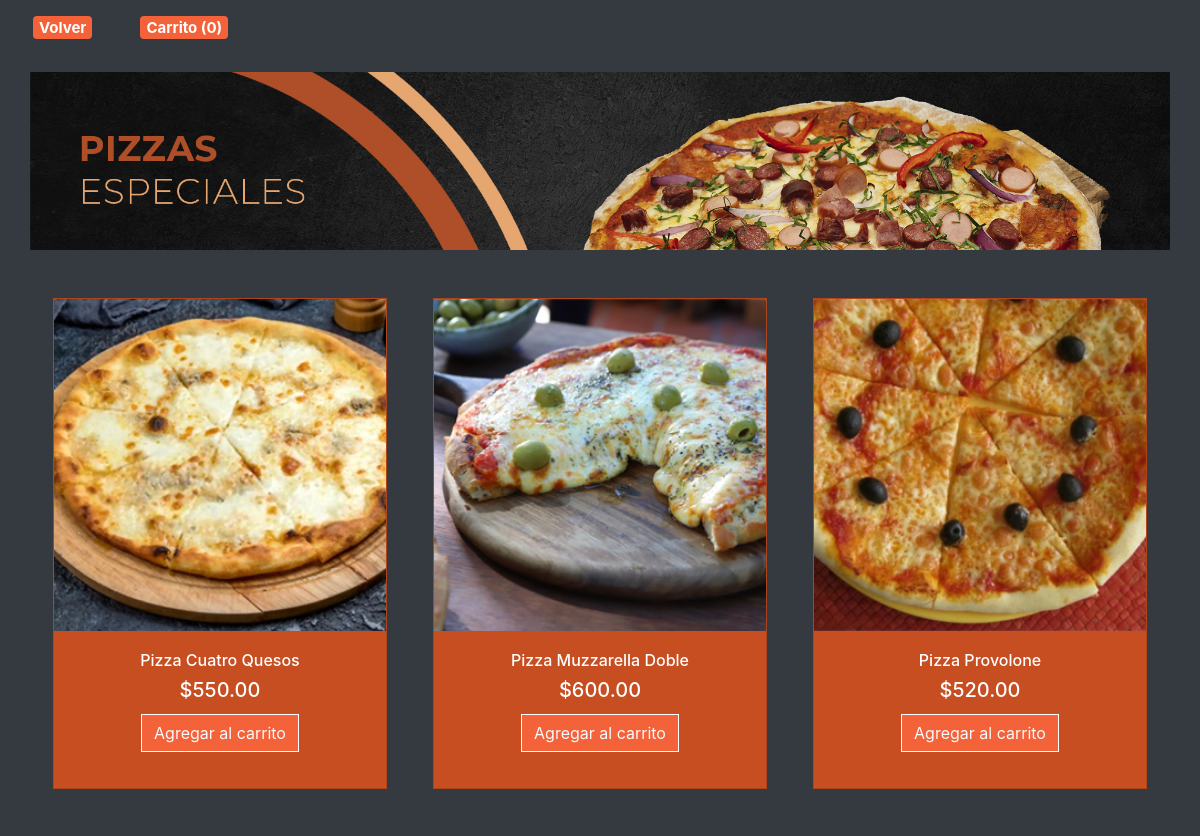
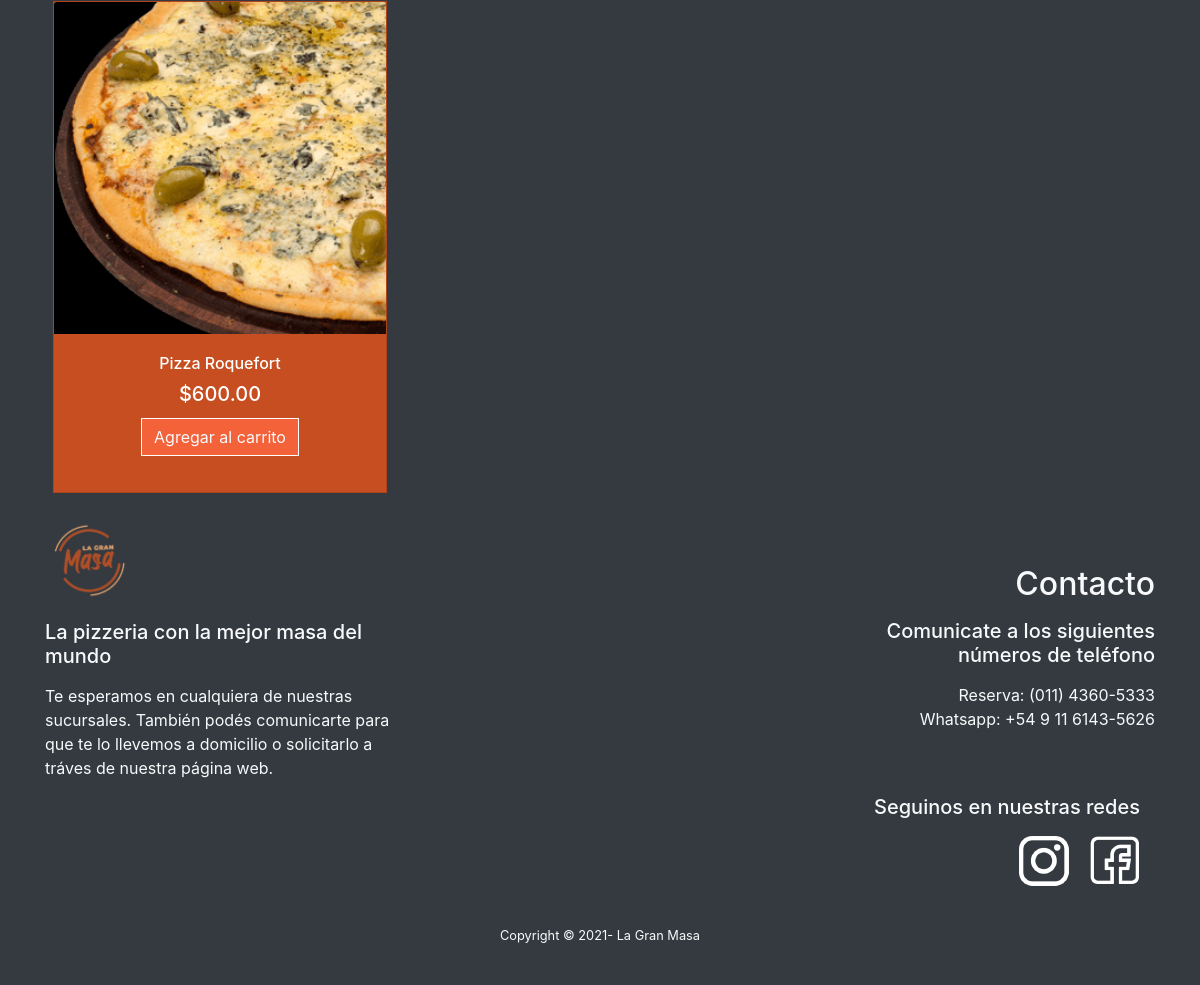
Page /especiales.php on the committed database (2 pictures, top to bottom).
### tables this page shows
CREATE TABLE `especiales` (
  `ID` int(11) NOT NULL,
  `Nombre` varchar(255) NOT NULL,
  `Precio` decimal(20,2) NOT NULL,
  `Descripcion` text NOT NULL,
  `Imagen` varchar(255) NOT NULL
);

### especiales.php (the view, shortened to what this page needs)
<?php
include_once 'global/conexion.php';
?>
<link rel="stylesheet" href="https://stackpath.bootstrapcdn.com/bootstrap/4.1.0/css/bootstrap.min.css">
<link href="css/styles.css" rel="stylesheet" />
<body style="overflow-x:hidden ">
<div class="row bg-dark">
<h5><a class="badge btn-primary mt-3 ml-5 " href="menu.php" role="button">Volver</a></h5>
<h5><a class="badge btn-primary mt-3 ml-5 " href="mostrarcarrito.php" role="button">Carrito (<?php
     echo(empty($_SESSION['CARRITO']))?0:count($_SESSION['CARRITO']);
?>)</a></h5>
<br/>
<br/>
<div class="container">
    <br>
    <div class="row">
    <?php
      $sentencia=$pdo->prepare("SELECT * FROM `especiales`");
      $sentencia -> execute();
      $listaProductos=$sentencia->fetchAll(PDO::FETCH_ASSOC);
    ?>
	<img class="img-fluid" src="assets/img/portfolio/menu/especiales.jpg" alt="Especiales">
    <?php foreach($listaProductos as $producto){?>
        <div class="col-4">
        <div class="card bg-primary text-center mt-5 mx-2 rounded-0">
                <img class="card-img-top" src="<?php echo $producto['Imagen'];?>" alt="<?php echo $producto['Nombre'];?>" title="<?php echo $producto['Nombre'];?>">
                <div class="card-body text-white">
                    <span><h6><?php echo $producto['Nombre'];?></h6></span>
                    <h5 class="card-title text-white">$<?php echo $producto['Precio'];?></h5>
                <form action="" method="post">
                <button class="btn btn-primary text-light btn-outline-dark border-white rounded-0" type="submit" name="btnAccion" value="Agregar">Agregar al carrito</button>
                </form>
                </div>
            </div>
        </div>
    <?php } ?>
    </div>
</div>
<div class="col-12">
<?php include("footer.php"); ?>

### footer.php
<footer class="py-4 text-light bg-dark">
            <div class="container">
                <div class="row text-center" id="contacto" >
                    <div class="col-12 col-md-4 text-md-left">
                        <img class="w-25 h-57" src="assets/img/logo.png" alt="logo">
                        <h5 class="my-3">La pizzeria con la mejor masa del mundo</h5>
                        <p>Te esperamos en cualquiera de nuestras sucursales. También podés comunicarte para que te lo llevemos a domicilio o solicitarlo a tráves de nuestra página web.</p>
                    </div>
                    <div class="col-12 col-md-4 offset-md-4 mt-5 text-md-right">
                        <h2  id="redes">Contacto</h2>
                        <h5 class="my-3">Comunicate a los siguientes números de teléfono</h5>
                        <p class="m-0">Reserva: (011) 4360-5333</p>
                        <p class="mb-5">Whatsapp: +54 9 11 6143-5626</p>
                        <ul class="list-unstyled d-flex flex-column flex-sm-row align-items-center justify-content-center">
                            <li class="col">
                            <h5 class="my-3">Seguinos en nuestras redes</h5>
                                <a  href="https://www.instagram.com/lagranmasa20/?hl=es-la">
                                    <img class="mx-3" src="assets/img/instagram.png" alt="instagram">
                                </a>
                                <a href="https://www.facebook.com/profile.php?id=100069226330587">
                                    <img src="assets/img/facebook.png" alt="facebook">
                                </a>
                            </li>
                        </ul>
                    </div>
                    <div class="col-12 small pt-4">
                        <p id="copy">Copyright &copy; 2021- La Gran Masa</p>
                    </div>
                </div>
            </div>
        </footer>
</body>
</html>

### rows in the picture
especiales: Imagen (picture), Nombre "Pizza Cuatro Quesos", Precio "550.00"
especiales: Imagen (picture), Nombre "Pizza Muzzarella Doble", Precio "600.00"
especiales: Imagen (picture), Nombre "Pizza Provolone", Precio "520.00"
especiales: Imagen (picture), Nombre "Pizza Roquefort", Precio "600.00"
